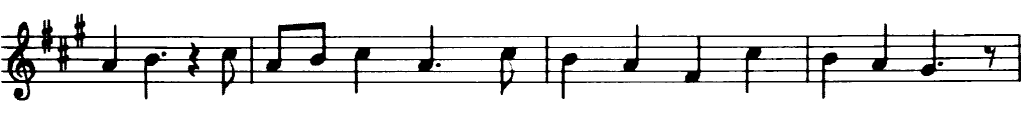
//> input picture img/notes.png, 1024 x 134 px
$ ./main   (built with g++ and OpenCV 4)
//> lines starting //> are read from the running program, lines starting //| are printed output that depends on the picture; after the words box and inside, x2 and y2 are one past the last pixel; in counts of white or black regions, pixels touching at a corner belong together
#include <iostream>
#include <opencv2/opencv.hpp>

/*
 * Поиск горизонтальных линий на изображении с помощью
 * морфологических операторов
 *
 */

int main()
{
    cv::Mat src = cv::imread("../../img/notes.png");
//> src is the input picture: 134 rows x 1024 cols, CV_8UC3; min 0, max 255, mean 229.4
    // Проверяем загрузилось ли изображение
    if(!src.data)
    {
        std::cerr << "Problem loading image!!!" << std::endl;
        return -1;
    }
    cv::imshow("src", src);
    cv::Mat gray;
    cv::cvtColor(src, gray, cv::COLOR_BGR2GRAY);
    cv::Mat bw;
    // Используем адаптивную пороговую функцию
    //для получения бинарного изображения
    // (~) - побитовая инверсия
    cv::adaptiveThreshold(~gray,                      // Исходное изображение
                          bw,                         // Результат
                          255,                        // Максимальное значение
                          CV_ADAPTIVE_THRESH_MEAN_C,  // Адаптивный метод
                          cv::THRESH_BINARY,          // Режим порога
                          15,                         // Размер окна
                          0);                         // Вычитаемая константа
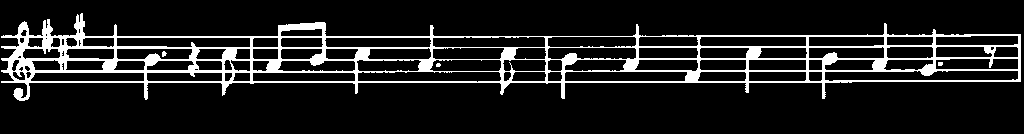
//> bw: 134 rows x 1024 cols, CV_8UC1; 11.7% white; 4 white regions (2 under 20 px), largest, box (x1, y1, x2, y2) and area: (1, 13, 1021, 101) 16017, (162, 51, 167, 57) 21
    cv::Mat horizontal = bw.clone();
    cv::Mat vertical = bw.clone();
    // Задаём размер окна для морфологических операторов
    int horizontalsize = horizontal.cols / 10;
//> horizontalsize = 102
    // Создаём форму сканирующего окна для морфологических операторов
    // в виде горизонтальной линии высотой 1 пиксель
    cv::Mat horizontalStructure = cv::getStructuringElement(
                cv::MORPH_RECT,              // Форма окна - прямоугольник
                cv::Size(horizontalsize, 1)  // Размер
                );
//> horizontalStructure = 102 values from 1 to 1
    // Применяем морфологические операторы
    cv::erode(horizontal,           // Исходное изображение
              horizontal,           // Результат
              horizontalStructure,  // Форма сканирующего окна
              cv::Point(-1, -1)     // Якорь (центральная точка)
              );
    cv::dilate(horizontal,          // Исходное изображение
               horizontal,          // Результат
               horizontalStructure, // Форма сканирующего окна
               cv::Point(-1, -1)    // Якорь (центральная точка)
               );
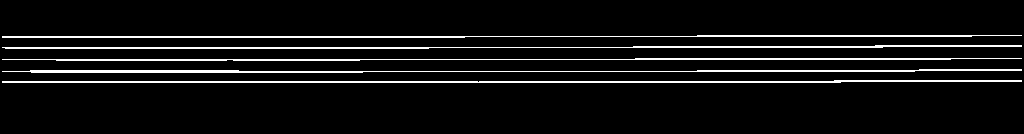
//> horizontal: 134 rows x 1024 cols, CV_8UC1; 6.7% white in thin lines or dots, all inside (x1, y1, x2, y2) = (2, 35, 1022, 83)
    cv::imshow("horizontal", ~horizontal);
    int verticalsize = vertical.rows / 30;
//> verticalsize = 4
    cv::Mat verticalStructure = cv::getStructuringElement(cv::MORPH_RECT,
                                    cv::Size(1, verticalsize));
//> verticalStructure = [1, 1, 1, 1]
    cv::erode(vertical, vertical, verticalStructure, cv::Point(-1, -1));
    cv::dilate(vertical, vertical, verticalStructure, cv::Point(-1, -1));
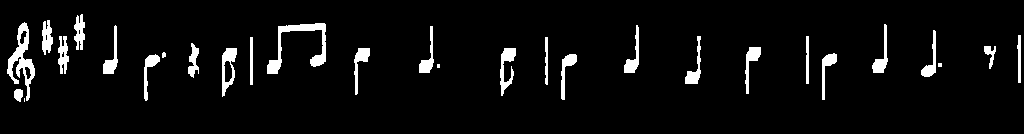
//> vertical: 134 rows x 1024 cols, CV_8UC1; 5.2% white; 29 white regions (3 under 20 px), largest, box (x1, y1, x2, y2) and area: (267, 23, 326, 74) 826, (7, 22, 35, 101) 783, (222, 48, 237, 97) 371
    cv::imshow("vertical", vertical);
    // Битовая операция инверсии
    cv::bitwise_not(vertical, vertical);
    cv::imshow("vertical_bit", vertical);
    cv::waitKey();

    return 0;
}
